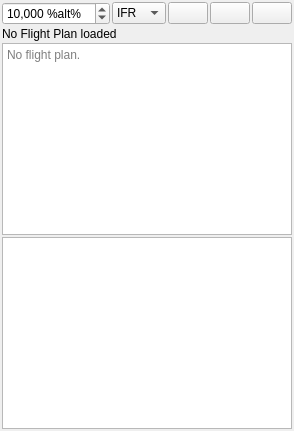
       <widget class="QWidget" name="tabRoutePlan">
        <attribute name="title">
         <string>Flight Plan</string>
        </attribute>
        <attribute name="toolTip">
         <string>Flight Plan Table</string>
        </attribute>
        <layout class="QVBoxLayout" name="verticalLayout_29">
         <property name="spacing">
          <number>2</number>
         </property>
         <property name="leftMargin">
          <number>2</number>
         </property>
         <property name="topMargin">
          <number>2</number>
         </property>
         <property name="rightMargin">
          <number>2</number>
         </property>
         <property name="bottomMargin">
          <number>2</number>
         </property>
         <item>
          <layout class="QHBoxLayout" name="horizontalLayoutRouteInfo">
           <property name="spacing">
            <number>2</number>
           </property>
           <property name="topMargin">
            <number>0</number>
           </property>
           <item>
            <widget class="QSpinBox" name="spinBoxRouteAlt">
             <property name="sizePolicy">
              <sizepolicy hsizetype="Minimum" vsizetype="Fixed">
               <horstretch>2</horstretch>
               <verstretch>0</verstretch>
              </sizepolicy>
             </property>
             <property name="toolTip">
              <string>Flight plan cruise altitude</string>
             </property>
             <property name="statusTip">
              <string>Flight plan cruise altitude</string>
             </property>
             <property name="showGroupSeparator" stdset="0">
              <bool>true</bool>
             </property>
             <property name="suffix">
              <string> %alt%</string>
             </property>
             <property name="minimum">
              <number>0</number>
             </property>
             <property name="maximum">
              <number>100000</number>
             </property>
             <property name="singleStep">
              <number>500</number>
             </property>
             <property name="value">
              <number>10000</number>
             </property>
            </widget>
           </item>
           <item>
            <widget class="QComboBox" name="comboBoxRouteType">
             <property name="sizePolicy">
              <sizepolicy hsizetype="Preferred" vsizetype="Fixed">
               <horstretch>1</horstretch>
               <verstretch>0</verstretch>
              </sizepolicy>
             </property>
             <property name="toolTip">
              <string>VFR (Visual Flight Rules) or IFR (Instrument Flight Rules) for flight plan</string>
             </property>
             <property name="statusTip">
              <string>VFR (Visual Flight Rules) or IFR (Instrument Flight Rules) for flight plan</string>
             </property>
             <item>
              <property name="text">
               <string>IFR</string>
              </property>
             </item>
             <item>
              <property name="text">
               <string>VFR</string>
              </property>
             </item>
            </widget>
           </item>
           <item>
            <widget class="QPushButton" name="pushButtonRouteClearSelection">
             <property name="sizePolicy">
              <sizepolicy hsizetype="Fixed" vsizetype="Fixed">
               <horstretch>0</horstretch>
               <verstretch>0</verstretch>
              </sizepolicy>
             </property>
             <property name="toolTip">
              <string>Clear selection and delete highlights on the map</string>
             </property>
             <property name="statusTip">
              <string>Clear selection and delete highlights on the map</string>
             </property>
             <property name="text">
              <string/>
             </property>
             <property name="icon">
              <iconset resource="../../littlenavmap.qrc">
               <normaloff>:/littlenavmap/resources/icons/clearselection.svg</normaloff>:/littlenavmap/resources/icons/clearselection.svg</iconset>
             </property>
            </widget>
           </item>
           <item>
            <widget class="QPushButton" name="pushButtonRouteSettings">
             <property name="sizePolicy">
              <sizepolicy hsizetype="Fixed" vsizetype="Fixed">
               <horstretch>0</horstretch>
               <verstretch>0</verstretch>
              </sizepolicy>
             </property>
             <property name="toolTip">
              <string>Select header lines and flight plan table columns to show</string>
             </property>
             <property name="statusTip">
              <string>Select header lines and flight plan table columns to show</string>
             </property>
             <property name="text">
              <string/>
             </property>
             <property name="icon">
              <iconset resource="../../littlenavmap.qrc">
               <normaloff>:/littlenavmap/resources/icons/settingsroute.svg</normaloff>:/littlenavmap/resources/icons/settingsroute.svg</iconset>
             </property>
            </widget>
           </item>
           <item>
            <widget class="QPushButton" name="pushButtonRouteHelp">
             <property name="sizePolicy">
              <sizepolicy hsizetype="Fixed" vsizetype="Fixed">
               <horstretch>0</horstretch>
               <verstretch>0</verstretch>
              </sizepolicy>
             </property>
             <property name="toolTip">
              <string>Show help for the flight plan window</string>
             </property>
             <property name="statusTip">
              <string>Show help for the flight plan window</string>
             </property>
             <property name="text">
              <string/>
             </property>
             <property name="icon">
              <iconset resource="../../littlenavmap.qrc">
               <normaloff>:/littlenavmap/resources/icons/help.svg</normaloff>:/littlenavmap/resources/icons/help.svg</iconset>
             </property>
            </widget>
           </item>
          </layout>
         </item>
         <item>
          <layout class="QHBoxLayout" name="horizontalLayoutRouteSettings">
           <property name="leftMargin">
            <number>0</number>
           </property>
           <property name="topMargin">
            <number>0</number>
           </property>
           <item>
            <widget class="QLabel" name="labelRouteInfo">
             <property name="sizePolicy">
              <sizepolicy hsizetype="Expanding" vsizetype="Preferred">
               <horstretch>0</horstretch>
               <verstretch>0</verstretch>
              </sizepolicy>
             </property>
             <property name="text">
              <string>No Flight Plan loaded</string>
             </property>
             <property name="wordWrap">
              <bool>true</bool>
             </property>
             <property name="textInteractionFlags">
              <set>Qt::LinksAccessibleByMouse|Qt::TextSelectableByMouse</set>
             </property>
            </widget>
           </item>
          </layout>
         </item>
         <item>
          <widget class="QTextBrowser" name="textBrowserViewRoute">
           <property name="minimumSize">
            <size>
             <width>0</width>
             <height>20</height>
            </size>
           </property>
           <property name="placeholderText">
            <string>No flight plan.</string>
           </property>
           <property name="openLinks">
            <bool>false</bool>
           </property>
          </widget>
         </item>
         <item>
          <widget class="QTableView" name="tableViewRoute">
           <property name="minimumSize">
            <size>
             <width>0</width>
             <height>20</height>
            </size>
           </property>
           <property name="font">
            <font>
             <pointsize>9</pointsize>
            </font>
           </property>
           <property name="editTriggers">
            <set>QAbstractItemView::NoEditTriggers</set>
           </property>
           <property name="tabKeyNavigation">
            <bool>false</bool>
           </property>
           <property name="showDropIndicator" stdset="0">
            <bool>false</bool>
           </property>
           <property name="dragDropMode">
            <enum>QAbstractItemView::NoDragDrop</enum>
           </property>
           <property name="defaultDropAction">
            <enum>Qt::IgnoreAction</enum>
           </property>
           <property name="alternatingRowColors">
            <bool>true</bool>
           </property>
           <property name="selectionMode">
            <enum>QAbstractItemView::ExtendedSelection</enum>
           </property>
           <property name="selectionBehavior">
            <enum>QAbstractItemView::SelectRows</enum>
           </property>
           <property name="horizontalScrollMode">
            <enum>QAbstractItemView::ScrollPerPixel</enum>
           </property>
           <property name="wordWrap">
            <bool>false</bool>
           </property>
           <property name="cornerButtonEnabled">
            <bool>true</bool>
           </property>
           <attribute name="horizontalHeaderMinimumSectionSize">
            <number>3</number>
           </attribute>
           <attribute name="horizontalHeaderShowSortIndicator" stdset="0">
            <bool>false</bool>
           </attribute>
           <attribute name="verticalHeaderCascadingSectionResizes">
            <bool>true</bool>
           </attribute>
           <attribute name="verticalHeaderMinimumSectionSize">
            <number>23</number>
           </attribute>
          </widget>
         </item>
        </layout>
       </widget>
